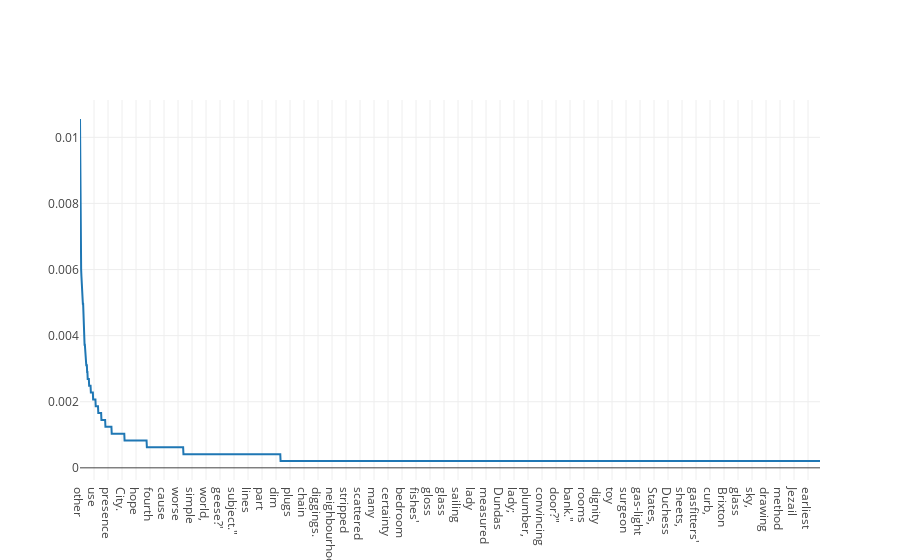
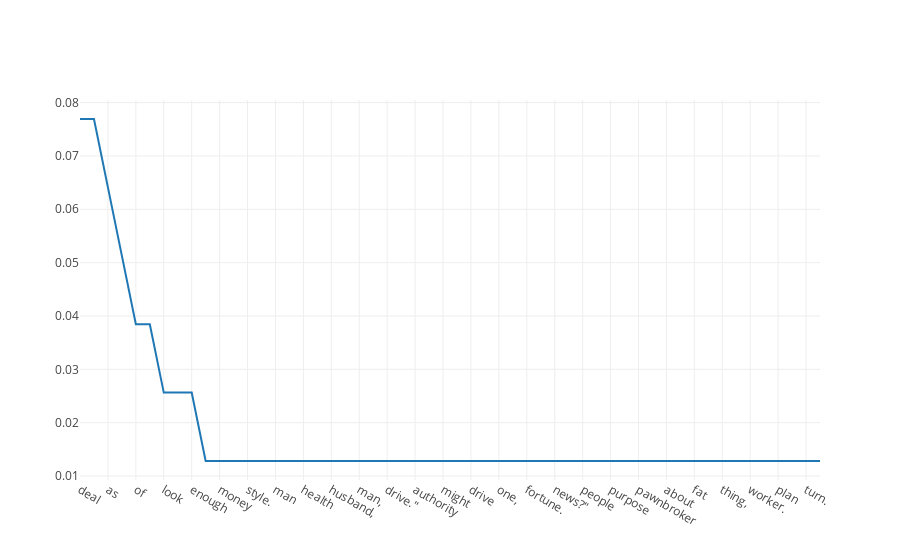

These figures' notebook cell, in order:
### Markdown cell above
## Comparision
- 'Good Man' occurs once while 'The Man' occurs 24 times. 
- But, given 'The' how likely are we to predict 'Man' vis a vis given 'Good' ?.
- The one occurance of man after good has more weight than it man given the.
- To capture this, we need conditional probability and not joint counts or probabilities.

### Code cell
import math
def cond(bigrams, key):
    
    joint = {k[1] : v for k, v in bigrams.items() if k[0] == key}
    sum_count = sum(joint.values())
    return {k : v / float(sum_count) for k, v in joint.items() }

the_cond = cond(bigrams, 'the')
good_cond = cond(bigrams, 'good')


sorted_the = sorted(the_cond.items(), key = lambda x : x[1], reverse=True)
iplot([{"x" : list(zip(*sorted_the))[0], "y": list(zip(*sorted_the))[1]}])

sorted_good = sorted(good_cond.items(), key = lambda x : x[1], reverse=True)
iplot([{"x" : list(zip(*sorted_good))[0], "y": list(zip(*sorted_good))[1]}])

print(good_cond['man'])
print(the_cond['man'])

### Figure 1 — Plotly figure (JSON) as saved in the notebook; plotly's stock layout.template omitted (floating-point values rounded to 4 significant figures; data arrays with more than 128 entries replaced by an {"elided": "..."} marker saying what was removed)
{"data": [{"type": "scatter", "uid": "fc8b87a8-a595-11e8-9233-8cec4b02ab43", "x": {"elided": "2591 str values"}, "y": {"elided": "2591 float values"}}], "layout": {}}

### Figure 2 — Plotly figure (JSON) as saved in the notebook; plotly's stock layout.template omitted (floating-point values rounded to 4 significant figures)
{"data": [{"type": "scatter", "uid": "fc8b87aa-a595-11e8-9233-8cec4b02ab43", "x": ["deal", "enough", "as", "a", "of", "sense", "look", "to", "enough\r", "cause.\"\r", "money", "article", "style.", "as\r", "man", "host,", "health", "and", "husband,", "enough,", "man,\r", "result,\"", "drive.\"\r", "with", "authority", "seaman", "might", "news", "drive", "friend\r", "one,", "stone", "fortune.\r", "hundred", "news?\"\r", "in", "people", "three", "purpose", "for", "pawnbroker", "aunt", "about", "strong", "fat", "deal.", "thing,", "spirits?\"\r", "worker.", "ground", "plan", "girl", "turn.", "Berkshire"], "y": [0.07692, 0.07692, 0.0641, 0.05128, 0.03846, 0.03846, 0.02564, 0.02564, 0.02564, 0.01282, 0.01282, 0.01282, 0.01282, 0.01282, 0.01282, 0.01282, 0.01282, 0.01282, 0.01282, 0.01282, 0.01282, 0.01282, 0.01282, 0.01282, 0.01282, 0.01282, 0.01282, 0.01282, 0.01282, 0.01282, 0.01282, 0.01282, 0.01282, 0.01282, 0.01282, 0.01282, 0.01282, 0.01282, 0.01282, 0.01282, 0.01282, 0.01282, 0.01282, 0.01282, 0.01282, 0.01282, 0.01282, 0.01282, 0.01282, 0.01282, 0.01282, 0.01282, 0.01282, 0.01282]}], "layout": {}}
